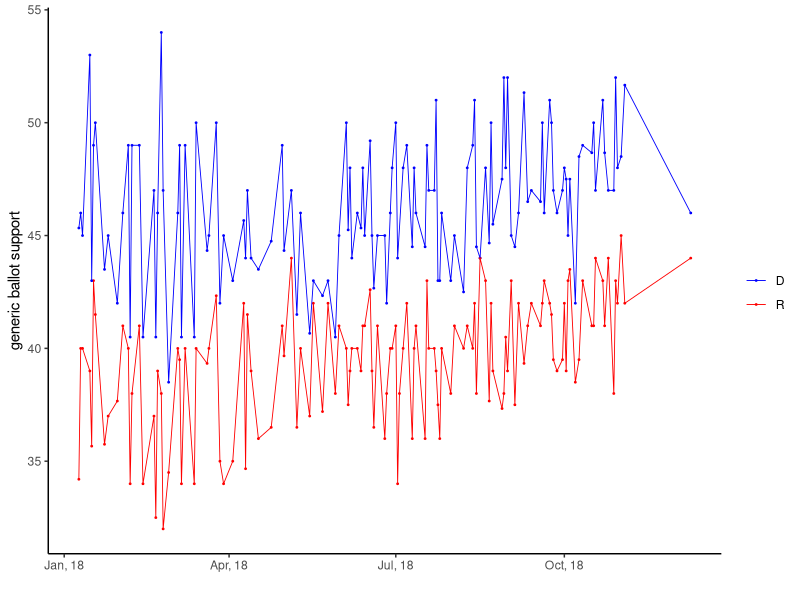
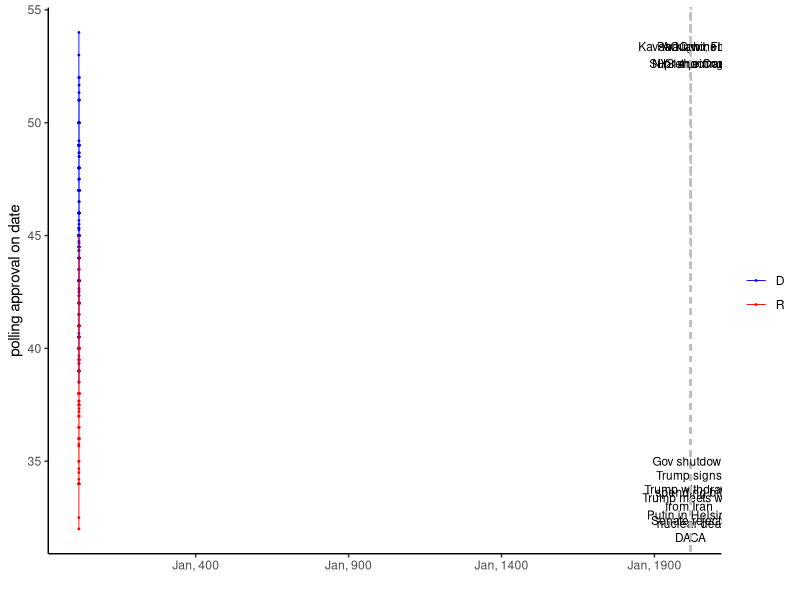
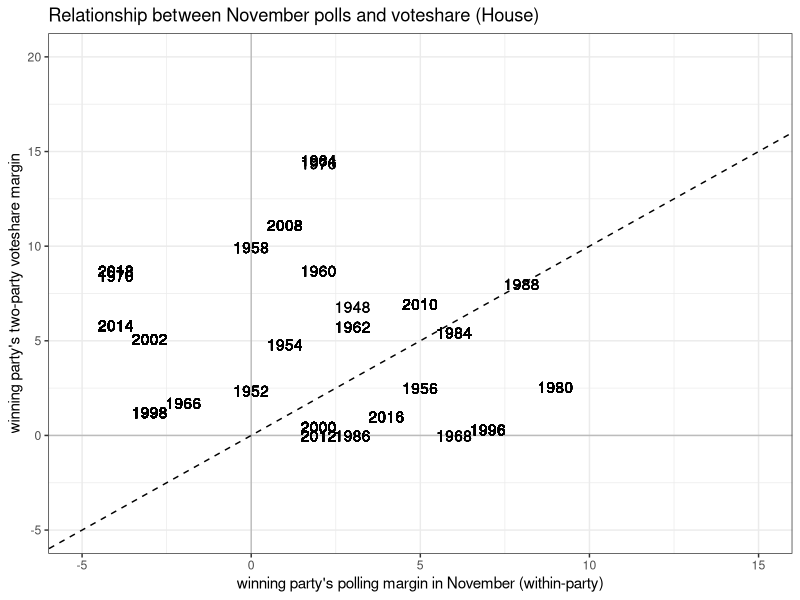
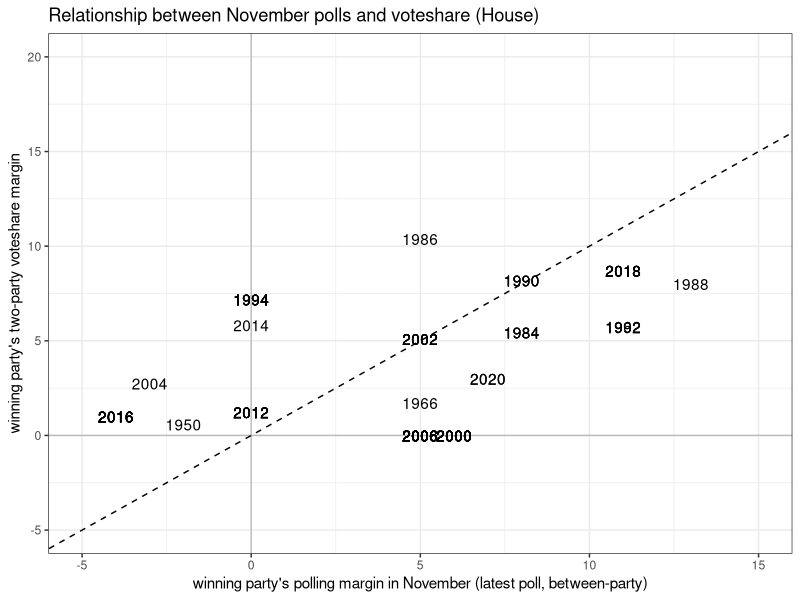
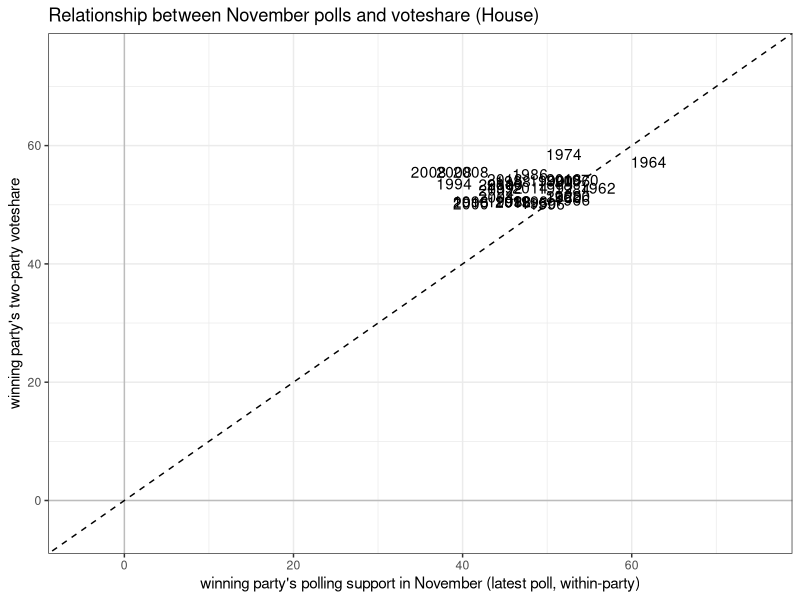
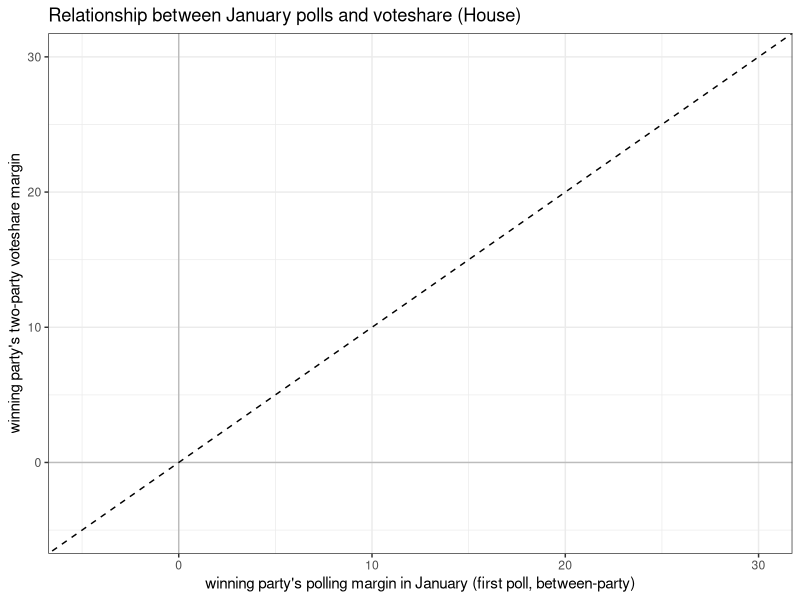

Generate these figures, in order, with R:
## ---- chunk 1
knitr::opts_chunk$set(echo = FALSE)
## ---- chunk 2
library(tidyverse)
poll_df <- read_csv("polls_df.csv") # replace with your own wd() 
# transform poll date to date class
poll_df$poll_date <- as.Date(poll_df$poll_date, format = "%m/%d/%Y")
## ---- chunk 3
# use avg of polls on same day
poll_df <- poll_df %>%
  group_by(poll_date, party) %>%
  mutate(avg_support = mean(support)) %>%
# keep only unique dates
  distinct(year, poll_date, avg_support, party)


poll_df %>%
  filter(year == 2018) %>%
  ggplot(aes(x = poll_date, y = avg_support,
             colour = party)) +
    geom_point(size = 0.3) +
    geom_line(size = 0.3) +
    scale_x_date(date_labels = "%b, %Y") +
    scale_color_manual(values = c("blue","red"), name = "") +
    ylab("generic ballot support") + xlab("") +
    theme_classic()
## ---- chunk 4
poll_df %>%
  filter(year == 2018) %>%
  ggplot(aes(x = poll_date, y = avg_support,
             colour = party)) +
  geom_point(size = 0.3) +
    geom_line(size = 0.3) +
  
    geom_segment(x=as.Date("2018-07-16"), xend=as.Date("2018-07-16"),y=0,yend=37, lty=2, color="grey", alpha=0.4) +
    annotate("text", x=as.Date("2018-07-16"), y=33, label="Trump meets with \nPutin in Helsinki", size=3) +

    geom_segment(x=as.Date("2018-10-06"), xend=as.Date("2018-10-06"),y=44,yend=100, lty=2, color="grey", alpha=0.4) +
      annotate("text", x=as.Date("2018-10-06"), y=53, label="Kavanaugh nom to \nSupreme Court", size=3) +
  
  geom_segment(x=as.Date("2018-06-26"), xend=as.Date("2018-06-26"),y=43,yend=100, lty=2, color="grey", alpha=0.4) +
      annotate("text", x=as.Date("2018-06-26"), y=53, label="AOC wins \nNY-14 primary", size=3) + 
  
  geom_segment(x=as.Date("2018-05-18"), xend=as.Date("2018-05-18"),y=0,yend=40.2, lty=2, color="grey", alpha=0.4) +
      annotate("text", x=as.Date("2018-05-18"), y=33, label="Trump withdraws \nfrom Iran \nnuclear deal", size=3) + 
  
  geom_segment(x=as.Date("2018-03-23"), xend=as.Date("2018-03-23"),y=0,yend=41, lty=2, color="grey", alpha=0.4) +
      annotate("text", x=as.Date("2018-03-23"), y=34, label="Trump signs \nspending bill", size=3) +
  
    geom_segment(x=as.Date("2018-02-15"), xend=as.Date("2018-02-15"),y=0,yend=42, lty=2, color="grey", alpha=0.4) +
      annotate("text", x=as.Date("2018-02-15"), y=32, label="Senate rejects \nDACA", size=3) +
  
    geom_segment(x=as.Date("2018-02-14"), xend=as.Date("2018-02-14"),y=42,yend=100, lty=2, color="grey", alpha=0.4) +
        annotate("text", x=as.Date("2018-02-14"), y=53, label="Parkland, FL\nHS shooting", size=3) +
  
  geom_segment(x=as.Date("2018-01-22"), xend=as.Date("2018-01-22"),y=0,yend=37, lty=2, color="grey", alpha=0.4) +
      annotate("text", x=as.Date("2018-01-22"), y=35, label="Gov shutdown", size=3) +
      scale_x_date(date_labels = "%b, %Y") +
    scale_color_manual(values = c("blue","red"), name = "") +
    ylab("polling approval on date") + xlab("") +
    theme_classic()
## ---- chunk 5
popvote_df <- read_csv("H_popvote_df_fin.csv") # replace with own wd()
poll_df <- read_csv("polls_df.csv")

# november poll
pollnov_df <- poll_df %>%
  group_by(poll_date, party) %>%
  arrange((poll_date))
  
# january poll
polljan_df <- poll_df %>%
  group_by(poll_date, party) %>%
  arrange((poll_date))
## ---- chunk 6
# # polling margin winning party - within-party - Nov-Jan
 pn_df <- pollnov_df %>%
   left_join(popvote_df, by = c("year"="year", "party"="party")) %>%
   filter(emonth != '12') %>%
   group_by(emonth, year) %>%
   mutate(winner_support = case_when(winner_party == 'R' 
                             & party == 'R' ~ support,
                             winner_party == 'D' 
                             & party == 'D' ~ support)) %>%
   group_by(year) %>% 
   mutate(pv2p_margin=abs(first(majorvote_pct)-last(majorvote_pct)), 
         pv2p_winner = case_when(winner_party == 'D' ~ votes,
             TRUE ~ votes)) %>%
   filter(party == winner_party) %>%
   mutate(poll_margin=first(support)-last(support))

# polling margin winning party - between-party - in Nov
pnp_df <- pollnov_df %>%
  left_join(popvote_df, by = c("year"="year", "party"="party")) %>%
  filter(emonth == 11) %>%
  group_by(emonth, year) %>%
  mutate(winner_support = case_when(winner_party == 'R' 
                            & party == 'R' ~ support,
                            winner_party == 'D' 
                            & party == 'D' ~ support)) %>%
  group_by(year) %>% 
  mutate(pv2p_margin=abs(first(majorvote_pct)-last(majorvote_pct)), 
        pv2p_winner = case_when(winner_party == 'D' ~ votes,
            TRUE ~ votes),
        poll_margin= case_when(winner_party == 'D' ~ first(support)-last(support),
                                TRUE ~ last(support)-first(support))) %>%
    filter(party == winner_party)

# just general preference for winning party
 prefnov_df <- pollnov_df %>%
   left_join(popvote_df, by = c("year"="year", "party"="party")) %>%
   filter(emonth == 11) %>%
   group_by(emonth, year) %>%
   mutate(winner_support = case_when(winner_party == 'R' 
                             & party == 'R' ~ support,
                             winner_party == 'D' 
                             & party == 'D' ~ support)) %>%
   group_by(year) %>% 
     filter(party == winner_party, poll_date == first(poll_date)) %>%
   group_by(poll_date) %>%
     mutate(avg_winner_support = mean(winner_support)) %>%
   distinct(year, poll_date, winner_support, majorvote_pct)

## ---- chunk 7
# nov winner - jan winner
pn_df %>%
  ggplot(aes(x=poll_margin, y=pv2p_margin,
              label=year)) + 
     geom_text() +
     xlim(c(-5, 15)) + ylim(c(-5, 20)) +
     geom_abline(slope=1, lty=2) +
     geom_vline(xintercept=0, alpha=0.2) + 
     geom_hline(yintercept=0, alpha=0.2) +
     xlab("winning party's polling margin in November (within-party)") +
     ylab("winning party's two-party voteshare margin") +
     ggtitle("Relationship between November polls and voteshare (House)") +
     theme_bw()
# nov winner - nov loser
pnp_df %>%
  ggplot(aes(x=poll_margin, y=pv2p_margin,
             label=year)) + 
    geom_text() +
    xlim(c(-5, 15)) + ylim(c(-5, 20)) +
    geom_abline(slope=1, lty=2) +
    geom_vline(xintercept=0, alpha=0.2) + 
    geom_hline(yintercept=0, alpha=0.2) +
    xlab("winning party's polling margin in November (latest poll, between-party)") +
    ylab("winning party's two-party voteshare margin") +
    ggtitle("Relationship between November polls and voteshare (House)") +
    theme_bw()
# # nov winner support
 prefnov_df %>%
   ggplot(aes(x=(winner_support), y=(majorvote_pct),
              label=(year))) + 
     geom_text() +
     xlim(c(-5, 75)) + ylim(c(-5, 75)) +
     geom_abline(slope=1, lty=2) +
     geom_vline(xintercept=0, alpha=0.2) + 
     geom_hline(yintercept=0, alpha=0.2) +
     xlab("winning party's polling support in November (latest poll, within-party)") +
     ylab("winning party's two-party voteshare") +
     ggtitle("Relationship between November polls and voteshare (House)") +
     theme_bw()
## ---- chunk 8
polljan_vote_margin_df <- polljan_df %>%
  left_join(popvote_df, by = c("year"="year", "party"="party")) %>%
  filter(emonth == '01') %>%
  group_by(emonth, year) %>%
  mutate(winner_support = case_when(winner_party == 'R' 
                            & party == 'R' ~ support,
                            winner_party == 'D' 
                            & party == 'D' ~ support)) %>%
  group_by(year) %>% 
  mutate(pv2p_margin=abs(first(majorvote_pct)-last(majorvote_pct)), 
        pv2p_winner = case_when(winner_party == 'D' ~ votes,
            TRUE ~ votes),
        poll_margin= case_when(winner_party == 'D' ~ first(support)-last(support),
                                TRUE ~ last(support)-first(support))) %>%
    filter(party == winner_party)

polljan_vote_margin_df %>%
  ggplot(aes(x=poll_margin, y=pv2p_margin, label=year)) + 
    geom_text() +
    xlim(c(-5, 30)) + ylim(c(-5, 30)) +
    geom_abline(slope=1, lty=2) +
    geom_vline(xintercept=0, alpha=0.2) + 
    geom_hline(yintercept=0, alpha=0.2) +
    xlab("winning party's polling margin in January (first poll, between-party)") +
    ylab("winning party's two-party voteshare margin") +
    ggtitle("Relationship between January polls and voteshare (House)") +
    theme_bw() # highlight midterm years vs. pres years?
